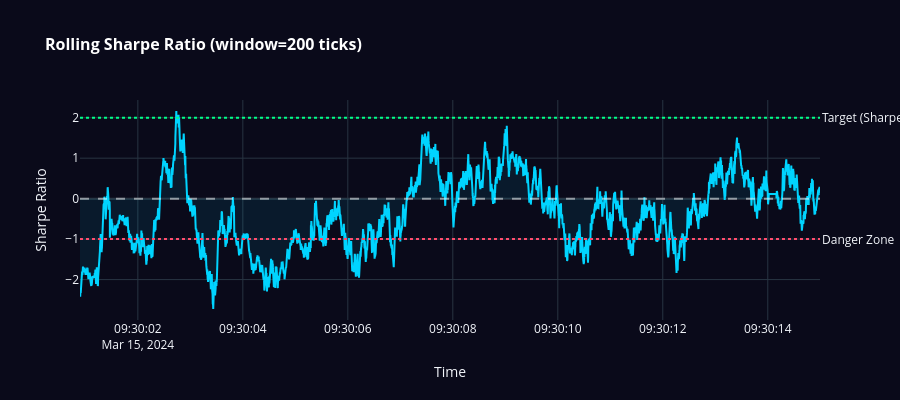

The notebook cell this image was saved under:
### Code cell
# ═══════════════════════════════════════════════════════
#  CHART 8 — ROLLING SHARPE RATIO
# ═══════════════════════════════════════════════════════

eq_ret = df['equity'].diff().dropna()
window = 200
rolling_sharpe = (
    eq_ret.rolling(window).mean() /
    (eq_ret.rolling(window).std() + 1e-9)
) * np.sqrt(window)

fig8 = go.Figure()

fig8.add_trace(go.Scatter(
    x=df['timestamp'][window:],
    y=rolling_sharpe.iloc[window:],
    mode='lines', name='Rolling Sharpe',
    line=dict(color='#00d4ff', width=2),
    fill='tozeroy',
    fillcolor='rgba(0,212,255,0.08)'
))

fig8.add_hline(y=0,   line_dash='dash', line_color='white',    opacity=0.5)
fig8.add_hline(y=2.0, line_dash='dot',  line_color='#00ff88',
               annotation_text='Target (Sharpe=2)', annotation_position='right')
fig8.add_hline(y=-1,  line_dash='dot',  line_color='#ff4d6d',
               annotation_text='Danger Zone', annotation_position='right')

fig8.update_layout(
    title=dict(text=f'<b>Rolling Sharpe Ratio (window={window} ticks)</b>',
               font=dict(size=16, color='white')),
    template='plotly_dark',
    xaxis_title='Time',
    yaxis_title='Sharpe Ratio',
    height=400,
    plot_bgcolor='#0a0a1a',
    paper_bgcolor='#0a0a1a'
)
fig8.show()

### Figure 1 — Plotly figure (JSON) as saved in the notebook; plotly's stock layout.template omitted (floating-point values rounded to 4 significant figures; data arrays with more than 128 entries replaced by an {"elided": "..."} marker saying what was removed)
{"data": [{"fill": "tozeroy", "fillcolor": "rgba(0,212,255,0.08)", "line": {"color": "#00d4ff", "width": 2}, "mode": "lines", "name": "Rolling Sharpe", "type": "scatter", "x": {"elided": "4701 str values"}, "y": {"elided": "4700 float values"}}], "layout": {"annotations": [{"showarrow": false, "text": "Target (Sharpe=2)", "x": 1, "xanchor": "left", "xref": "x domain", "y": 2, "yanchor": "middle", "yref": "y"}, {"showarrow": false, "text": "Danger Zone", "x": 1, "xanchor": "left", "xref": "x domain", "y": -1, "yanchor": "middle", "yref": "y"}], "height": 400, "paper_bgcolor": "#0a0a1a", "plot_bgcolor": "#0a0a1a", "shapes": [{"line": {"color": "white", "dash": "dash"}, "opacity": 0.5, "type": "line", "x0": 0, "x1": 1, "xref": "x domain", "y0": 0, "y1": 0, "yref": "y"}, {"line": {"color": "#00ff88", "dash": "dot"}, "type": "line", "x0": 0, "x1": 1, "xref": "x domain", "y0": 2, "y1": 2, "yref": "y"}, {"line": {"color": "#ff4d6d", "dash": "dot"}, "type": "line", "x0": 0, "x1": 1, "xref": "x domain", "y0": -1, "y1": -1, "yref": "y"}], "title": {"font": {"color": "white", "size": 16}, "text": "<b>Rolling Sharpe Ratio (window=200 ticks)</b>"}, "xaxis": {"title": {"text": "Time"}}, "yaxis": {"title": {"text": "Sharpe Ratio"}}}}
